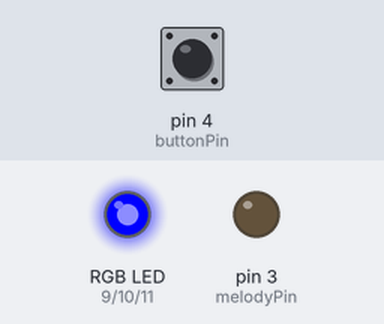
Bench run of a sketch on a simulated Arduino Uno, built with avr-gcc and run on an emulated ATmega328P. On the bench: an RGB LED mixed from three pins (HIGH = lit), output pins drawn as LEDs (lit = HIGH). The test bench sets the inputs (shaded band); at power-on: pin 4 (buttonPin) LOW. Dim RGB values are drawn brighter than linear.

Above: at 1.2 s.
1.3 s: pin 4 (buttonPin) pulled HIGH for 0.15 s
At 6.0 s:
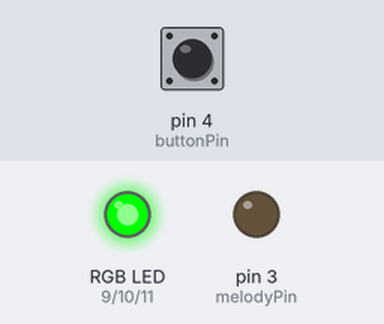
10.3 s: pin 4 (buttonPin) pulled HIGH for 1 s
At 10.78 s:
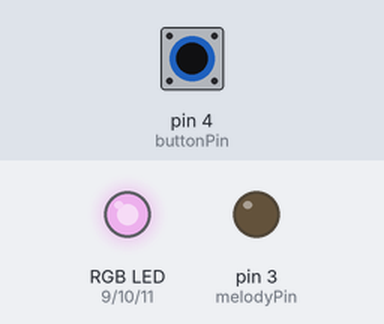
Timing chart, 0 to 11.6 s (numbered marks = the images above; inputs shaded):
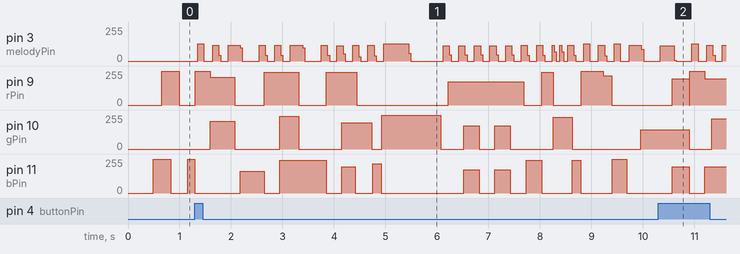

The sketch:

Workshop_9.ino
```cpp
#include "pitches.h"

#define melodyPin 3
#define buttonPin 4
#define rPin 9
#define gPin 10
#define bPin 11

#define wait 100
#define sit 1000

// 'Slow' can be redifined to change how long
// it takes to change from one color to the
// next while idling

// 'Sit' can be redefined to change how long
// it stays on one color after reaching it
// while idling

// Transition table follow this pattern:
// 1 = blink to next color
// 0 = fade to next color
// Transition table is n - 1 to any song

// Available colors (You can add your own)
// Stored as {% Red, % Green, % Blue}
int black[3] = {0, 0, 0}; // off
int white[3] = {100, 100, 100};
int red[3] = {100, 0, 0};
int green[3] = {0, 100, 0};
int blue[3] = {0, 0, 100};
int lightGreen[3] = {0, 80, 40};
int cyan[3] = {0, 55, 55};
int purple[3] = {33, 10, 55};

// Jingle Bells

int melody[] = {
  NOTE_E5, NOTE_E5, NOTE_E5,
  NOTE_E5, NOTE_E5, NOTE_E5,
  NOTE_E5, NOTE_G5, NOTE_C5, NOTE_D5,
  NOTE_E5,
  NOTE_F5, NOTE_F5, NOTE_F5, NOTE_F5,
  NOTE_F5, NOTE_E5, NOTE_E5, NOTE_E5, NOTE_E5,
  NOTE_E5, NOTE_D5, NOTE_D5, NOTE_E5,
  NOTE_D5, NOTE_G5
};

int tempo[] = {
  8, 8, 4,
  8, 8, 4,
  8, 8, 8, 8,
  2,
  8, 8, 8, 8,
  8, 8, 8, 16, 16,
  8, 8, 8, 8,
  4, 4
};
int colors [] = {
  red, white, blue,
  red, white, blue,
  red, white, green, blue,
  green,
  red, white, red, white,
  red, blue, red, green, green,
  blue, red, red, blue,
  green, white
};

int trans[] = {
  0,
  1, 1, 1,
  1, 1, 1,
  1, 1, 1, 0,
  1,
  1, 1, 1, 1,
  1, 1, 1, 1, 1,
  0, 1, 0, 1,
  1
};

// We wish you a merry Christmas

//int melody[] = {
//  NOTE_B3,
//  NOTE_F4, NOTE_F4, NOTE_G4, NOTE_F4, NOTE_E4,
//  NOTE_D4, NOTE_D4, NOTE_D4,
//  NOTE_G4, NOTE_G4, NOTE_A4, NOTE_G4, NOTE_F4,
//  NOTE_E4, NOTE_E4, NOTE_E4,
//  NOTE_A4, NOTE_A4, NOTE_B4, NOTE_A4, NOTE_G4,
//  NOTE_F4, NOTE_D4, NOTE_B3, NOTE_B3,
//  NOTE_D4, NOTE_G4, NOTE_E4,
//  NOTE_F4
//};
//
//int tempo[] = {
//  4,
//  4, 8, 8, 8, 8,
//  4, 4, 4,
//  4, 8, 8, 8, 8,
//  4, 4, 4,
//  4, 8, 8, 8, 8,
//  4, 4, 8, 8,
//  4, 4, 4,
//  2
//};
//
//int colors[] = {
//  blue,
//  green, cyan, blue, purple, red,
//  white, red, green,
//  lightGreen, green, cyan, blue, purple,
//  white, red, green,
//  white, lightGreen, green, cyan, blue,
//  white, red, green, blue,
//  white, red, green,
//  white
//};
//
//int trans[] = {
//  0,
//  0,
//  0, 0, 0, 0, 1,
//  1, 1, 1,
//  0, 0, 0, 0, 1,
//  1, 1, 1,
//  0, 0, 0, 0, 1,
//  1, 1, 0, 1,
//  1, 1, 1,
//};

// Santa Claus is coming to town
//
//int melody[] = {
//  NOTE_G4,
//  NOTE_E4, NOTE_F4, NOTE_G4, NOTE_G4, NOTE_G4,
//  NOTE_A4, NOTE_B4, NOTE_C5, NOTE_C5, NOTE_C5,
//  NOTE_E4, NOTE_F4, NOTE_G4, NOTE_G4, NOTE_G4,
//  NOTE_A4, NOTE_G4, NOTE_F4, NOTE_F4,
//  NOTE_E4, NOTE_G4, NOTE_C4, NOTE_E4,
//  NOTE_D4, NOTE_F4, NOTE_B3,
//  NOTE_C4
//};
//
//int tempo[] = {
//  8,
//  8, 8, 4, 4, 4,
//  8, 8, 4, 4, 4,
//  8, 8, 4, 4, 4,
//  8, 8, 4, 2,
//  4, 4, 4, 4,
//  4, 2, 4,
//  1
//};
//
//int colors[] = {
//  white,
//  red, green, blue, blue, blue,
//  purple, green, blue, blue, blue,
//  red, green, blue, blue, blue,
//  purple, blue, green, green,
//  red, blue, red, red,
//  white
//};
//
//int trans[] = {
//  0,
//  0,
//  0, 0, 1, 1, 1,
//  0, 0, 1, 1, 1,
//  0, 0, 1, 1, 1,
//  0, 0, 1, 1,
//  0, 0, 0, 0
//};

int rVal = black[0];
int gVal = black[1];
int bVal = black[2];

int prevR = rVal;
int prevG = gVal;
int prevB = bVal;

void setup(void) {
  // Initialize the pins
  pinMode(buttonPin, INPUT);
  pinMode(melodyPin, OUTPUT);
  pinMode(rPin, OUTPUT);
  pinMode(gPin, OUTPUT);
  pinMode(bPin, OUTPUT);
}

/* Helper Functions */

// To figure out how big a step there should be between one up- or
// down-tick of one of the LED values, we call calculateStep(),
// which calculates the absolute gap between the start and end values,
// and then divides that gap by 1020 to determine the size of the step
// between adjustments in the value.

float calculateStep(int prevValue, int endValue, long frames) {
  float step = endValue - prevValue; // What's the overall gap?
  if (step) {                      // If its non-zero,
    step = frames/step;              //   divide by 1020
  }
  return step;
}

// The next function is calculateVal. When the loop value, i,
// reaches the step size appropriate for one of the
// colors, it increases or decreases the value of that color by 1.
// (R, G, and B are each calculated separately.)

int calculateVal(int step, int val, int i) {

  if ((step) && i % step == 0) { // If step is non-zero and its time to change a value,
    if (step > 0) {              //   increment the value if step is positive...
      val += 1;
    }
    else if (step < 0) {         //   ...or decrement it if step is negative
      val -= 1;
    }
  }
  // Defensive driving: make sure val stays in the range 0-255
  if (val > 255) {
    val = 255;
  }
  else if (val < 0) {
    val = 0;
  }
  return val;
}

// This function calculates the value for the buzz loop
// Different from the one above since this does a step in
// the color for each loop of the tone play

int calculateValBuzz(float step, int val) {
  val = val + (1/step);
  if (val > 255) {
    return 255;
  }
  if (val < 0) {
    return 0;
  }
  return val;
}

/* Audio producing function */

// Buzz is the code that plays the note while coloring the LEDs
// Combines both playing a note with the crossfade to combination
// change both the LED and the audio

void buzz(long frequency, int color[3], int trans, long length) {
  // calculate the number of cycles for proper timing
  // multiply frequency, which is really cycles per second, by the number of seconds to
  // get the total number of cycles to produce
  long numCycles = frequency * length / 1000;

  // calculate the delay value between transitions
  // 1 second's worth of microseconds, divided by the frequency, then split in half since
  // there are two phases to each cycle
  long delayValue = 1000000 / frequency / 2;

  // Convert color to 0-255
  int R = (color[0] * 255) / 100;
  int G = (color[1] * 255) / 100;
  int B = (color[2] * 255) / 100;

  if (trans) {
    // Map the steps to the number of cycles to play the tone
    // Only necesary on a fade transition
    float stepR = calculateStep(prevR, R, numCycles);
    float stepG = calculateStep(prevG, G, numCycles);
    float stepB = calculateStep(prevB, B, numCycles);
    for (long i = 0; i < numCycles; i++) {
      // Calculate the new value for the RGB
      rVal = calculateValBuzz(stepR, rVal);
      gVal = calculateValBuzz(stepG, gVal);
      bVal = calculateValBuzz(stepB, bVal);
      // Write current values to LED pins
      analogWrite(rPin, rVal);
      analogWrite(gPin, gVal);
      analogWrite(bPin, bVal);

      digitalWrite(melodyPin, HIGH);
      delayMicroseconds(delayValue);
      digitalWrite(melodyPin, LOW);
      delayMicroseconds(delayValue);
    }
  } else {
    // Blink the LED to the color
    // First set everything to black, then to color
    analogWrite(rPin, 0);
    analogWrite(gPin, 0);
    analogWrite(bPin, 0);
    delay(10);
    analogWrite(rPin, R);
    analogWrite(gPin, G);
    analogWrite(bPin, B);
    for (long i = 0; i < numCycles; i++) {
      digitalWrite(melodyPin, HIGH);
      delayMicroseconds(delayValue);
      digitalWrite(melodyPin, LOW);
      delayMicroseconds(delayValue);
    }
  }
  prevR = rVal;
  prevG = gVal;
  prevB = bVal;
}

/* Main Drive Code */

// Start Melody() run whenever the button is pressed
// the button press acts as an interrupt on the fade
// main purpose is to loop through the notes

void startMelody() {
  prevR = rVal;
  prevG = gVal;
  prevB = bVal;
  int size = sizeof(melody) / sizeof(int);
  for (int thisNote = 0; thisNote < size; thisNote++) {

    // to calculate the note duration, take one second
    // divided by the note type.
    //e.g. quarter note = 1000 / 4, eighth note = 1000/8, etc.
    int noteDuration = 1000 / tempo[thisNote];

    buzz(melody[thisNote], colors[thisNote], trans[thisNote], noteDuration);

    // to distinguish the notes, set a minimum time between them.
    // the note's duration + 30% seems to work well:
    int pauseBetweenNotes = noteDuration * 1.30;
    delay(pauseBetweenNotes);

    // stop the tone playing:
    digitalWrite(melodyPin, LOW);
  }
}

//  crossFade() converts the percentage colors to a
//  0-255 range, then loops 1020 times, checking to see if
//  the value needs to be updated each time, then writing
//  the color values to the correct pins.

void crossFade(int color[3]) {
  // Convert to 0-255
  int R = (color[0] * 255) / 100;
  int G = (color[1] * 255) / 100;
  int B = (color[2] * 255) / 100;

  int stepR = calculateStep(prevR, R, 1020);
  int stepG = calculateStep(prevG, G, 1020);
  int stepB = calculateStep(prevB, B, 1020);

  for (int i = 0; i <= 1020; i++) {
    if (digitalRead(buttonPin) == HIGH) {
      startMelody();
    }
    rVal = calculateVal(stepR, rVal, i);
    gVal = calculateVal(stepG, gVal, i);
    bVal = calculateVal(stepB, bVal, i);

    // Write current values to LED pins
    analogWrite(rPin, rVal);
    analogWrite(gPin, gVal);
    analogWrite(bPin, bVal);

    // Pause for 'wait' microseconds before resuming the loop
    delayMicroseconds(wait);
  }
  // Update current values for next loop
  prevR = rVal;
  prevG = gVal;
  prevB = bVal;
  // Pause for 'sit' microseconds before continuing to the next color
  delayMicroseconds(sit);
}

// Here is the main loop

void loop() {
  crossFade(red);
  crossFade(green);
  crossFade(blue);
  crossFade(white);
  if (digitalRead(buttonPin) == HIGH) {
    startMelody();
  }
}

/* This part of the code is the color cross fade
*  The program works like this:
*  Imagine a crossfade that moves the red LED from 0-10,
*   the green from 0-5, and the blue from 10 to 7, in
*   ten steps.
*   We'd want to count the 10 steps and increase or
*   decrease color values in evenly stepped increments.
*   Imagine a + indicates raising a value by 1, and a -
*   equals lowering it. Our 10 step fade would look like:
*
*   1 2 3 4 5 6 7 8 9 10
* R + + + + + + + + + +
* G   +   +   +   +   +
* B     -     -     -
*
* The red rises from 0 to 10 in ten steps, the green from
* 0-5 in 5 steps, and the blue falls from 10 to 7 in three steps.
*
* In the real program, the color percentages are converted to
* 0-255 values, and there are 1020 steps (255*4).
*/
```

pitches.h
```cpp
/*************************************************
 * Public Constants
 *************************************************/

#define NOTE_B0  31
#define NOTE_C1  33
#define NOTE_CS1 35
#define NOTE_D1  37
#define NOTE_DS1 39
#define NOTE_E1  41
#define NOTE_F1  44
#define NOTE_FS1 46
#define NOTE_G1  49
#define NOTE_GS1 52
#define NOTE_A1  55
#define NOTE_AS1 58
#define NOTE_B1  62
#define NOTE_C2  65
#define NOTE_CS2 69
#define NOTE_D2  73
#define NOTE_DS2 78
#define NOTE_E2  82
#define NOTE_F2  87
#define NOTE_FS2 93
#define NOTE_G2  98
#define NOTE_GS2 104
#define NOTE_A2  110
#define NOTE_AS2 117
#define NOTE_B2  123
#define NOTE_C3  131
#define NOTE_CS3 139
#define NOTE_D3  147
#define NOTE_DS3 156
#define NOTE_E3  165
#define NOTE_F3  175
#define NOTE_FS3 185
#define NOTE_G3  196
#define NOTE_GS3 208
#define NOTE_A3  220
#define NOTE_AS3 233
#define NOTE_B3  247
#define NOTE_C4  262
#define NOTE_CS4 277
#define NOTE_D4  294
#define NOTE_DS4 311
#define NOTE_E4  330
#define NOTE_F4  349
#define NOTE_FS4 370
#define NOTE_G4  392
#define NOTE_GS4 415
#define NOTE_A4  440
#define NOTE_AS4 466
#define NOTE_B4  494
#define NOTE_C5  523
#define NOTE_CS5 554
#define NOTE_D5  587
#define NOTE_DS5 622
#define NOTE_E5  659
#define NOTE_F5  698
#define NOTE_FS5 740
#define NOTE_G5  784
#define NOTE_GS5 831
#define NOTE_A5  880
#define NOTE_AS5 932
#define NOTE_B5  988
#define NOTE_C6  1047
#define NOTE_CS6 1109
#define NOTE_D6  1175
#define NOTE_DS6 1245
#define NOTE_E6  1319
#define NOTE_F6  1397
#define NOTE_FS6 1480
#define NOTE_G6  1568
#define NOTE_GS6 1661
#define NOTE_A6  1760
#define NOTE_AS6 1865
#define NOTE_B6  1976
#define NOTE_C7  2093
#define NOTE_CS7 2217
#define NOTE_D7  2349
#define NOTE_DS7 2489
#define NOTE_E7  2637
#define NOTE_F7  2794
#define NOTE_FS7 2960
#define NOTE_G7  3136
#define NOTE_GS7 3322
#define NOTE_A7  3520
#define NOTE_AS7 3729
#define NOTE_B7  3951
#define NOTE_C8  4186
#define NOTE_CS8 4435
#define NOTE_D8  4699
#define NOTE_DS8 4978
```
